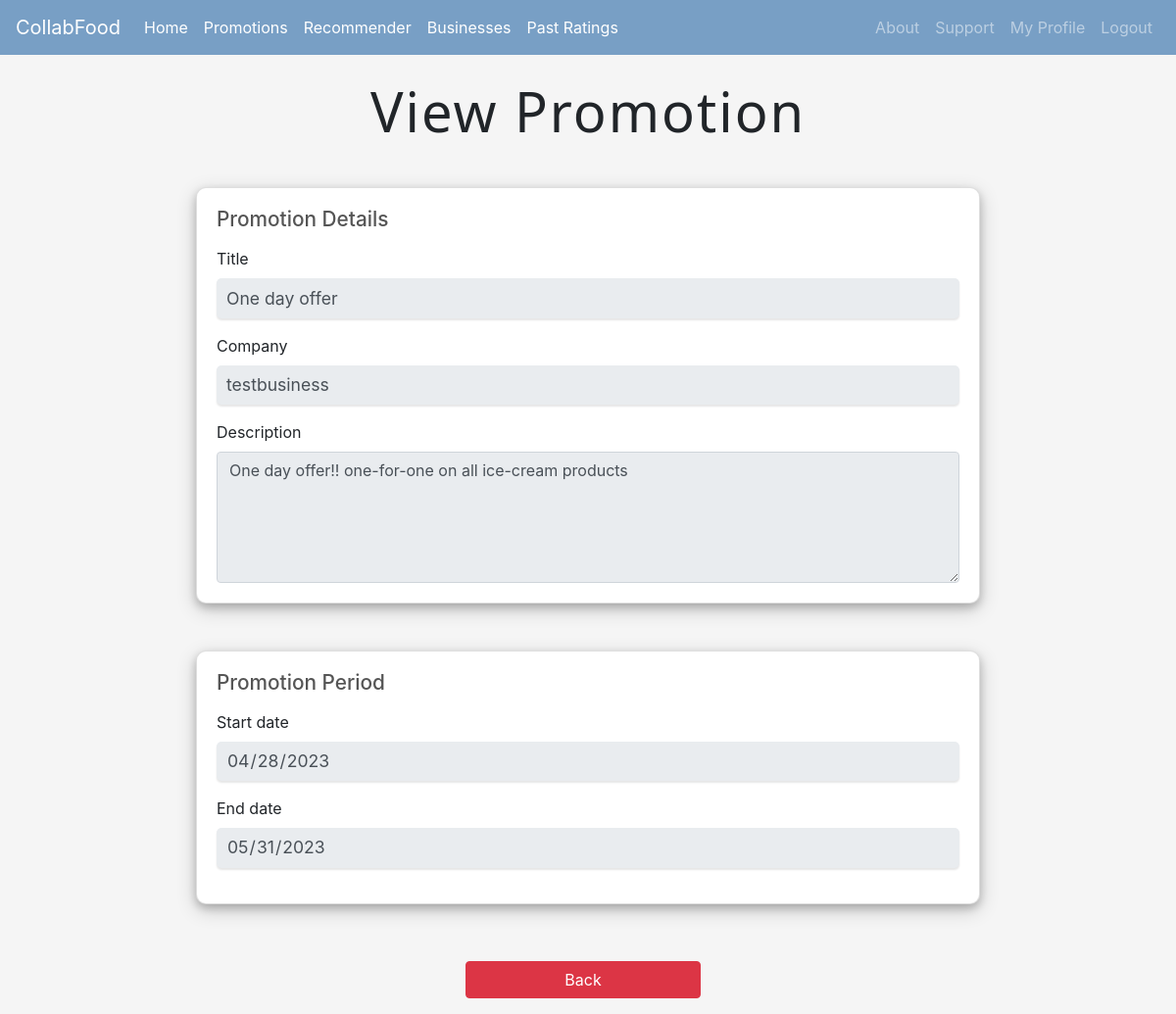
The page /viewpromotion/3/ (signed in) on the database its author committed.
### Homepage/models.py (models this page shows, shortened)
class Promotion(models.Model):
    title = models.CharField(max_length=100)
    description = models.CharField(max_length=999)
    createdBy = models.ForeignKey(User, on_delete=models.CASCADE)
    createdDate = models.DateTimeField(auto_now_add=True)
    startDate = models.DateField()
    endDate = models.DateField()
    isActive = models.BooleanField(default=True)

### Homepage/views.py (the view)
# urls.py: path('viewpromotion/<int:promotion_id>/',views.view_promotion ,name='viewpromotion'),
@login_required
def view_promotion(request, promotion_id=None):
	users = User.objects.all()
	user_type = UserType.objects.get(user=request.user)
	promotion = Promotion.objects.get(id=promotion_id)
	readonly = ''
	if user_type.userType == "user":
		readonly = "readonly"
	context = {
		'user_type': user_type,
		'users':users,
		'promotion':promotion,
		'readonly': readonly,
		}
	return render(request, 'viewpromotion.html', context)

### Homepage/templates/viewpromotion.html (shortened to what this page needs)
{% extends 'base.html' %}
{% block content %}
<h1 class="text-center display-4">View Promotion</h1>
<br>
<div id="grid-container2">
  <div class="card mb-5">
    <div class="card-body">
<form method="post" action="{% url 'updatepromotion' promotion_id=promotion.id %}">
  <h3>Promotion Details</h3>
  <div class="form-group">
            <label for="title">Title</label>
            <input type="text" class="form-control" id="title" name="title" value = "{{promotion.title}}" {{readonly}}>
        </div>
        <div class="form-group">
            <label for="company">Company</label>
            <input type="text" class="form-control" id="company" name="company" value = "{{promotion.createdBy}}" readonly>
        </div>
        <label for="description">Description</label>
    <textarea class="form-control" id="description" name="description" rows="5" {{readonly}}>{{promotion.description}}</textarea>
    </div>
    </div>
  <div class="grid-container">
    <div class="card mb-5">
      <div class="card-body">
  <h3>Promotion Period</h3>
      <div class="form-group">
        <label for="startDate">Start date</label>
        <input type="date" class="form-control" id="startDate" name="startDate" value = "{{ promotion.startDate|date:'Y-m-d' }}" {{readonly}}>
      </div>
      <div class="form-group">
        <label for="endDate">End date</label>
        <input type="date" class="form-control" id="endDate" name="endDate"  value = "{{promotion.endDate|date:'Y-m-d'}}" {{readonly}}>
      </div>
    {% if user_type.userType == 'user' %}
    </div>
  </div>
    <div class="form-group buttons" style="justify-content:center; margin-top: -25px;" >
      <a href="javascript:history.back()" class="btn btn-danger">Back</a>
      {% endif %}
    </div>
{% endblock %}

### Homepage/templates/viewpromotion.html (style rules this page uses)
.card { border-radius: 10px; box-shadow: 0 4px 8px 0 rgba(0, 0, 0, 0.2), 0 6px 20px 0 rgba(0, 0, 0, 0.19); }
h3 { margin-bottom: 15px; color: #555; font-size: 1.3em; }
input[type="text"], input[type="email"], input[type="tel"], input[type="date"], input[type="password"], select { background-color: #f9f9f9; padding: 10px; border-radius: 5px; border: none; box-shadow: 0 2px 2px rgba(0,0,0,0.1); font-size: 1.1em; width: 100%; margin-bottom: 10px; }
.grid-container { display: grid; grid-template-columns: repeat(1, 1fr); grid-gap: 35px; }
#grid-container2 { justify-content: center; display: center; max-width: 800px; margin: 0 auto; }
h1 { font-family: 'Segoe UI', Tahoma, Geneva, Verdana, sans-serif; font-weight: bold; text-align: center; letter-spacing: 2px; margin-bottom: 20px; }
.form-group.buttons { display: flex; justify-content: space-between; }
.buttons a, .buttons button { flex-basis: 30%; }
.form-group a { margin-right: 10px; }

### rows shown on the page
Promotion: title "One day offer", company "testbusiness", description "One day offer!! one-for-one on all ice-cream products", startDate "04/28/2023", endDate "05/31/2023"
